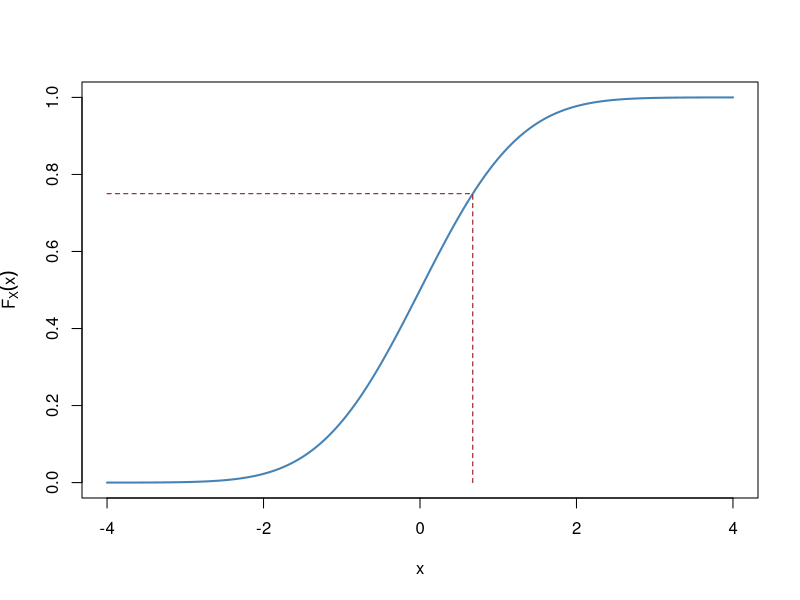

Here is the R script that generated this plot:
## ---- chunk 1
knitr::opts_chunk$set(echo = FALSE, warning = FALSE, message = FALSE, fig.align = "center")
## ---- chunk 2
x <- seq(-4, 4, length.out = 400)
u0 <- 0.75; x0 <- qnorm(u0)
plot(x, pnorm(x), type = "l", col = "steelblue", lwd = 2,
     xlab = "x", ylab = expression(F[X](x)))
segments(-4, u0, x0, u0, lty = 2, col = "darkred")
segments(x0, 0, x0, u0, lty = 2, col = "darkred")
